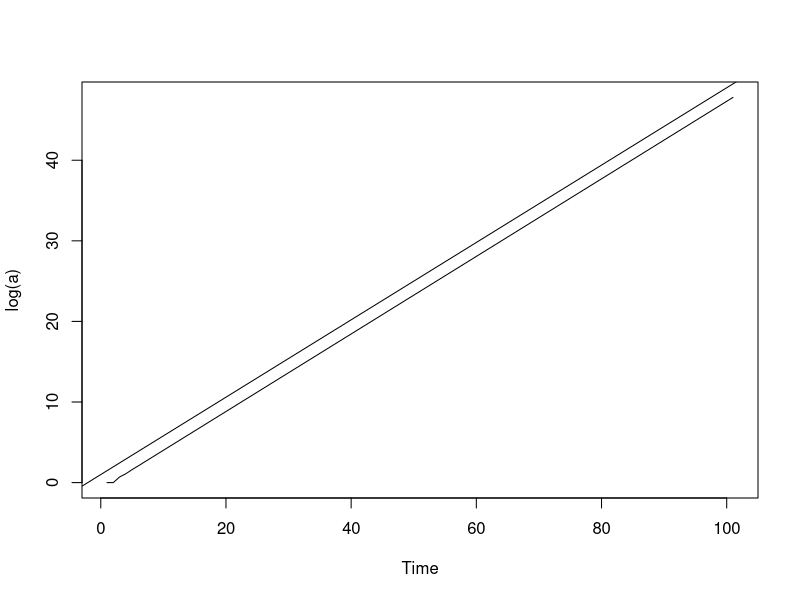

Write R code to recreate this figure. (Note: this script raises an error after producing the figure.)
## ---- chunk 1
knitr::opts_chunk$set(prompt=TRUE,
                      comment="➤",
                      results='hold',
                      warning=FALSE,
                      dpi=300)
## ---- chunk 2
#实现cos(x) = x 的根的近似(大于0 的那个就行)
t1=proc.time()
a=0
b=pi/2
k=(a+b)/2
f=function(x)
{
  y=cos(x)-x
  return(y)
}
#while循环 只要满足小括号的条件 就一直运行
#for 自动每个循环有个值啊 这个没有

while(abs(f(k))>0.0001)
{
  
  if(f(a)*f(k)<0)
  {
    b=k
    k=(a+b)/2
  }
  #else#这个else包括了f(a)*f(k)>0
    #然而，f(a)*f(k)<0的对立集合，并不是f(b)*f(k)<0
  if(f(b)*f(k)<0)
  {
    a=k
    k=(a+b)/2
  }
  
}

t2=proc.time()
t=t2-t1
cat(k,t[3][[1]])
## ---- chunk 3
#给你5分钟 计算斐波那契数列10项和第11项之比
a=1
b=1
i=2
while(i<10)
{
  a=a+b #第10-1项
  b=a+b #第10项
  i=i+2
}
cat(a,b)
## ---- chunk 4
a = vector()
a[1] = 1
a[2] = 1

i = 1
while (i<100) {
  a[i+2] = a[i+1]+a[i]
  i = i+1
}
## ---- chunk 5
plot.ts(log(a))
abline(a = 1,b=0.48)
## ---- chunk 6
e^(0.48*80)-a[81]

## ---- chunk 7
A = matrix(c(100,140,60,80,50,30,-20,-40,10),nrow = 3)
B = matrix(c(0.3,0.5,0.2),nrow=3)
A%*%B
## ---- chunk 8
cout = vector()
for (j in 1:10000) {
  i = 0
  a = 0
  while (a == 0) {
    i=i+1
    a = a+rbinom(1,1,0.5)
  }
  cout[j] = i
}

## ---- chunk 9
success <- 0:385

plot(success, dbinom(success, size=385, prob=a),type='h',xlim = c(0,10))
## ---- chunk 10
phi = sin(104*pi/180)/6381
y = sin(76*pi/180-asin(6371*phi))/phi

## ---- chunk 11
e= 2.718281828
a = 5.41011*e^(-0.138629)
b = 21.6404*e^(-0.0346574)
## ---- chunk 12
n = 30
v = vector()
for (i in 0:n) {
  v[i+1] = choose(n,i)
}
plot.ts(v)
## ---- chunk 13
cumsum(sample(c(-1,1),10,replace=TRUE))
## ---- chunk 14
wuhu = function(M){
  K = 9-M
  times = vector()
for (m in 1:5000) {
L = rep(-1,K)
i=0
while(sum(L)<K)
  {
    i = i+1
    S = sample(c(1:3),1)
    Loc = sample(c(1:K),S)
    for (j in 1:S) {
      L[Loc[j]] = L[Loc[j]]*(-1)
    }
}
  times[m]=i
}
 return(times)
}
## ---- chunk 15
start <- Sys.time()
ts = vector()
for (l in 0:6) {
  ts[l+1] = mean(wuhu(l))
}
end <- Sys.time()
end-start

## ---- chunk 16
#plot.ts(ts)
lam = 1/520

hist(Data11,breaks=300,freq=FALSE,xlim = c(0,5000),ylim = c(0,0.0020),col = "pink",border = NA)
curve(lam*e^(-lam*x),add=TRUE,col="#401F12")
## ---- chunk 17
kk = vector()
i=0
for (x in 10:2000) {
  i=i+1
  y=1-e^(-lam*x)
  ss = sum(Data11<x)/length(Data11)
  kk[i]= y-ss
}
## ---- chunk 18
x = 600
 y=1-e^(-lam*x)
 ss = sum(Data11<x)/length(Data11)
## ---- chunk 19
wuhu2 = function(M){
  K = 9-M
  times = vector()
for (m in 1:3000) {
L = c(1,1,1,1,1,1,1,1,-1)
i=0
while(sum(L)<K)
  {
    i = i+1
    S = sample(c(1:3),1)
    Loc = sample(c(1:K),S)
    for (j in 1:S) {
      L[Loc[j]] = L[Loc[j]]*(-1)
    }
}
  times[m]=i
}
 return(times)
}
## ---- chunk 20
start <- Sys.time()
ts = vector()
for (l in 0:6) {
  ts[l+1] = mean(wuhu2(l))
}
end <- Sys.time()
end-start

## ---- chunk 21
#plot.ts(ts)
lam = 1/520

hist(Data11,breaks=300,freq=FALSE,xlim = c(0,5000),ylim = c(0,0.0020),col = "pink",border = NA)
curve(lam*e^(-lam*x),add=TRUE,col="blue")
## ---- chunk 22
c=1
d = b+1
for (i in 1:4) {
  c=d[i]*c
}
c^0.25-1


## ---- chunk 23
a = vector()
a[1] = 1
a[2] = 0.8
for (i in 1:30) {
  a[i+2] = 1.6*a[i+1]-0.9*a[i]
}
## ---- chunk 24
weighted_interval_sample = function(interval,weight){
  sum_weight = sum(weight)
  re_weight = c()
  for (j in 1:length(weight)) {
    re_weight[j] = weight[j]/sum_weight
  }
  len = length(interval)
  l_wei = length(re_weight)
  if (len%% 2 == 0 & all(weight>0) & l_wei==len/2) {
    rand = runif(1)
    i = 1
    swei = re_weight[i]
    a = 0
    while (a==0) {
      if (rand<=swei) {
        a = runif(1,interval[2*i-1],interval[2*i])
      }
      else{swei = swei+weight[i+1]
      i=i+1}
    }
    
  }
  return(a)
}
## ---- chunk 25
wuhu = c()
for (k in 1:1000) {
  wuhu[k] = weighted_interval_sample(c(1,2,3,4),c(20,20))
}
## ---- chunk 26
text <- c("apple", "banana", "cherry", "date")
pattern <- "an"
result <- grep(pattern, text, value = TRUE)
print(result)
## ---- chunk 27
m = function(data,nr,nc)
  {
    return(matrix(data,nr,nc))
}

mm = function(matrixA,matrixB)
  {
    return(matrixA %*% matrixB)
}

am = function(matrixA)
  {
    return(solve(matrixA)*det(matrixA))
  }
## ---- chunk 28
a = m(c(1,2,0,1),2,2)
b = m(c(2,0,0,5),2,2)
c = m(c(1,0,1.5,1),2,2)
## ---- chunk 29
Ma = c(1:4)
Mb = rep(1,4)
Mc = c(1:3,2)
Md = Ma+Mb+Mc
Mat_A = rbind(Ma,Mb,Mc,Md)
## ---- chunk 30
a = m(c(1,0,1,0),2,2)
b = m(c(1,0,0,1),2,2)
c = m(c(1,1,1,0),2,2)
d = m(c(0,1,1,0),2,2)
e = m(c(0,0,1,1),2,2)
## ---- chunk 31
a = m(c(2,4,0,-1,-3,0,5,5,-2),3,3)
b = m(c(1,-1,-1,-2,-3,1,1,1,0),3,3)
c = m(c(1,4,0,0,5,1,1,1,0),3,3)
lambda = diag(c(-2,-2,1),3,3)
b_i = solve(b)
c_i = solve(c)
## ---- chunk 32
a%*%b
b%*%lambda

